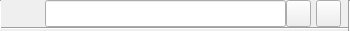
<?xml version="1.0" encoding="UTF-8"?>
<ui version="4.0">
 <class>slot</class>
 <widget class="QWidget" name="slot">
  <property name="geometry">
   <rect>
    <x>0</x>
    <y>0</y>
    <width>350</width>
    <height>31</height>
   </rect>
  </property>
  <property name="mouseTracking">
   <bool>false</bool>
  </property>
  <property name="windowTitle">
   <string>Form</string>
  </property>
  <widget class="QLineEdit" name="lineEdit">
   <property name="geometry">
    <rect>
     <x>45</x>
     <y>0</y>
     <width>241</width>
     <height>27</height>
    </rect>
   </property>
  </widget>
  <widget class="QToolButton" name="setVisible">
   <property name="geometry">
    <rect>
     <x>286</x>
     <y>0</y>
     <width>25</width>
     <height>27</height>
    </rect>
   </property>
   <property name="text">
    <string/>
   </property>
  </widget>
  <widget class="Line" name="line">
   <property name="geometry">
    <rect>
     <x>0</x>
     <y>20</y>
     <width>350</width>
     <height>16</height>
    </rect>
   </property>
   <property name="orientation">
    <enum>Qt::Horizontal</enum>
   </property>
  </widget>
  <widget class="Line" name="line_2">
   <property name="geometry">
    <rect>
     <x>0</x>
     <y>-10</y>
     <width>261</width>
     <height>16</height>
    </rect>
   </property>
   <property name="orientation">
    <enum>Qt::Horizontal</enum>
   </property>
  </widget>
  <widget class="Line" name="line_4">
   <property name="geometry">
    <rect>
     <x>339</x>
     <y>0</y>
     <width>20</width>
     <height>31</height>
    </rect>
   </property>
   <property name="orientation">
    <enum>Qt::Vertical</enum>
   </property>
  </widget>
  <widget class="Line" name="line_5">
   <property name="geometry">
    <rect>
     <x>-10</x>
     <y>0</y>
     <width>20</width>
     <height>30</height>
    </rect>
   </property>
   <property name="orientation">
    <enum>Qt::Vertical</enum>
   </property>
  </widget>
  <widget class="QToolButton" name="toolButton">
   <property name="geometry">
    <rect>
     <x>316</x>
     <y>0</y>
     <width>25</width>
     <height>27</height>
    </rect>
   </property>
   <property name="text">
    <string/>
   </property>
  </widget>
  <widget class="QLabel" name="label">
   <property name="geometry">
    <rect>
     <x>0</x>
     <y>0</y>
     <width>45</width>
     <height>27</height>
    </rect>
   </property>
   <property name="font">
    <font>
     <pointsize>14</pointsize>
     <bold>true</bold>
    </font>
   </property>
   <property name="text">
    <string/>
   </property>
   <property name="alignment">
    <set>Qt::AlignCenter</set>
   </property>
  </widget>
 </widget>
 <resources/>
 <connections/>
</ui>
